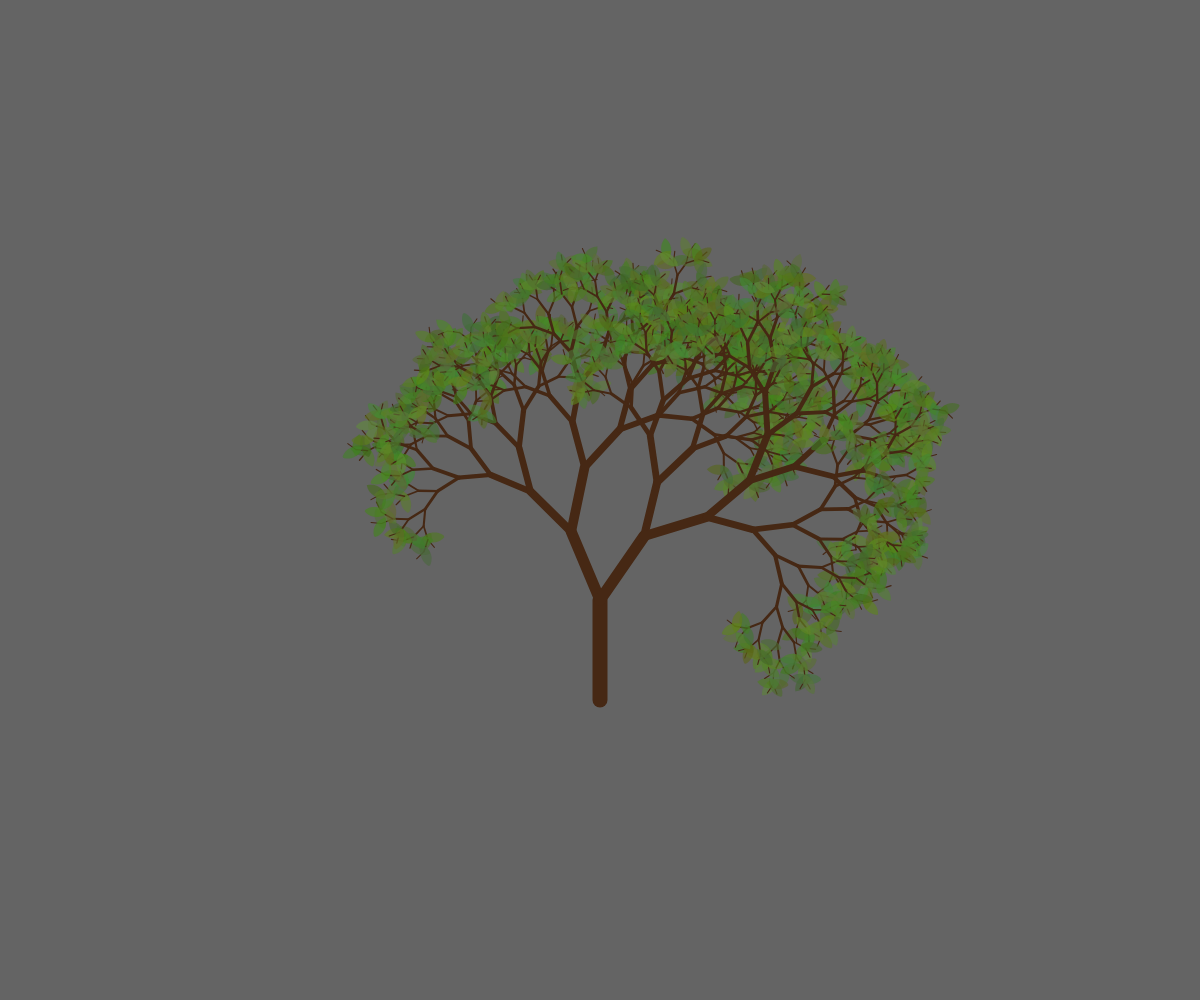
Frame 1 (no input)
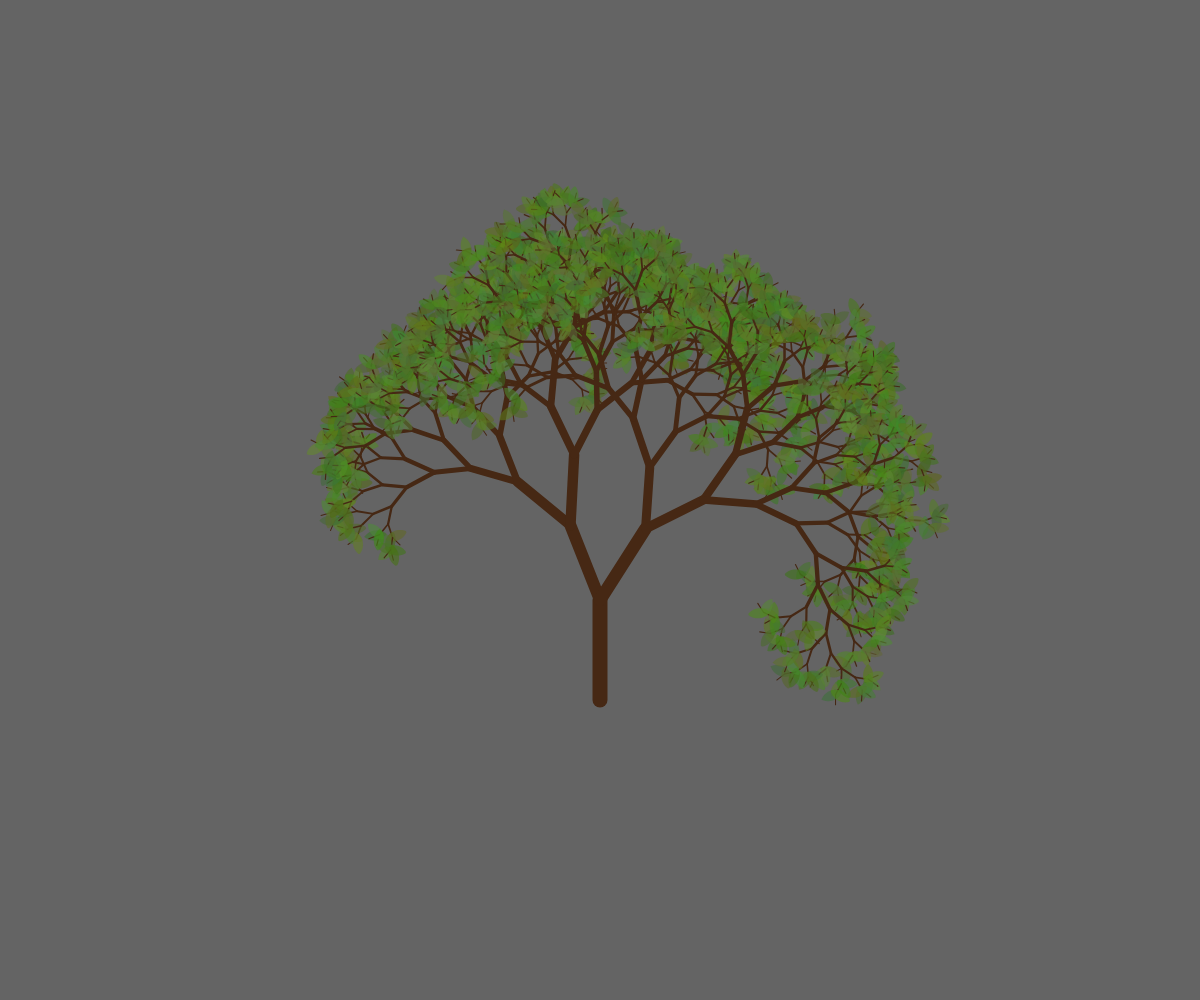
Frame 2 (the mouse pressed at the canvas centre, redrawn once)

The p5.js sketch that drew these frames (run headless with seeded random() and noise() and a simulated clock; the mouse was pressed at the canvas centre and the sketch redrawn once):

// p5.js sketch
// ── sketch.js
// tutorial starting point https://www.youtube.com/watch?v=-3HwUKsovBE&t=61s

function setup() {
    createCanvas(windowWidth, windowHeight)
    angleMode(DEGREES)
    noLoop()
}
function draw() {
    background(100)
    translate(width / 2, height / 2+200)
    branch(100)
}

function branch(length) {
    //The push() function saves the current drawing style settings and transformations, while pop() restores these settings. They are always used together.
    push()
    if (length > 10) {
        strokeWeight(map(length,10,100,1,15))
        stroke(70,40,20)

        //syntax--> line(x1,y1,x2,y2); 'length' should be negative in order for the tree to turn up and right direction
        line(0, 0, 0, -length)
        //The x parameter specifies left/right translation, the y parameter specifies up/down translation.
        //translate to the end of the branch
        translate(0, -length)
        rotate(random(-20,-30))
        //call function inside of itself- recursive 
        branch(length * random(0.7, 0.9))
        //in order to rotate the second branch 30 degrees the opposite way, we have to rotate -60 degrees
        rotate(random(50,60))
        branch(length * random(0.7, 0.9))
    } else{
        // if length isn't bigger than 10, we will add a leave instead of a branch
        //random shades of green so it looks more natural
        let r = 80 + random(-20,20)
        let g = 120+ random(-20,20)
        let b = 40 + random(-20,20)
        // z component of fill makes it transparent
        fill(r,g,b,150)
        noStroke()
        // ellipse(0,0,10)
        //instead of using ellipse, lets create a more realistic shape
        beginShape()
        //if i went from 0 to 360, it would draw a full circle. but instead it only draws part of it
        for(let i=45; i<135; i++){
            let rad = 15
            let x= rad * cos(i);
            let y=rad * sin(i);
            vertex(x,y)
        }
        //let's create the other half of the circle in the opposite direction(y should be negative)
        for(let i=135; i>40; i--){
            let rad = 15
            let x= rad * cos(i);
            //offset y by 20
            let y=rad * sin(-i)+20;
            vertex(x,y)
        }
        endShape(CLOSE)
    }
    pop()
}
// ── sketch2.js

function setup() {
    createCanvas(windowWidth, windowHeight)
    angleMode(DEGREES)
    // noLoop()
}
function draw() {
    background(227, 180, 200)
    translate(width / 2, height / 2+300)
    branch(100)
}

function branch(length) {
    //The push() function saves the current drawing style settings and transformations, while pop() restores these settings. They are always used together.
    push()
    if (length > 10) {
        strokeWeight(map(length,10,100,1,15))
        stroke(70,40,20)

        //syntax--> line(x1,y1,x2,y2); 'length' should be negative in order for the tree to turn up and right direction
        line(0, 0, 0, -length)
        //The x parameter specifies left/right translation, the y parameter specifies up/down translation.
        //translate to the end of the branch
        translate(0, -length)
        rotate(mouseX*2,mouseY*2)
        //call function inside of itself- recursive 
        branch(length *0.7)
        //in order to rotate the second branch 30 degrees the opposite way, we have to rotate -60 degrees
        rotate(mouseX,mouseY)
        branch(length*0.7)
    } else{
        // if length isn't bigger than 10, we will add a leave instead of a branch
        //random shades of the same colour so it looks more natural
        let r = 168 
        let g = 50 
        let b = 133 
        // z component of fill makes it transparent
        fill(r,g,b,150)
        noStroke()
        // ellipse(0,0,10)
        //instead of using ellipse, lets create a more realistic shape
        beginShape()
        //if i went from 0 to 360, it would draw a full circle. but instead it only draws part of it
        for(let i=45; i<135; i++){
            let rad = 15
            let x= rad * cos(i);
            let y=rad * sin(i);
            vertex(x,y)
        }
        //let's create the other half of the circle in the opposite direction(y should be negative)
        for(let i=135; i>40; i--){
            let rad = 15
            let x= rad * cos(i);
            //offset y by 20
            let y=rad * sin(-i)+20;
            vertex(x,y)
        }
        endShape(CLOSE)
    }
    pop()
}
